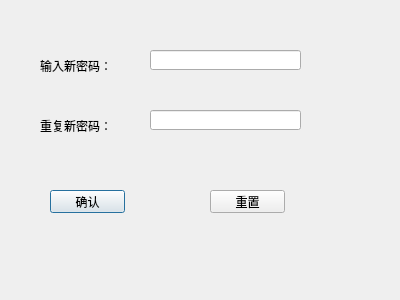
<?xml version="1.0" encoding="UTF-8"?>
<ui version="4.0">
 <class>Dialog</class>
 <widget class="QDialog" name="Dialog">
  <property name="geometry">
   <rect>
    <x>0</x>
    <y>0</y>
    <width>400</width>
    <height>300</height>
   </rect>
  </property>
  <property name="windowTitle">
   <string>修改密码</string>
  </property>
  <widget class="QLabel" name="label">
   <property name="geometry">
    <rect>
     <x>40</x>
     <y>50</y>
     <width>81</width>
     <height>31</height>
    </rect>
   </property>
   <property name="text">
    <string>输入新密码：</string>
   </property>
  </widget>
  <widget class="QLabel" name="label_2">
   <property name="geometry">
    <rect>
     <x>40</x>
     <y>110</y>
     <width>81</width>
     <height>31</height>
    </rect>
   </property>
   <property name="text">
    <string>重复新密码：</string>
   </property>
  </widget>
  <widget class="QLineEdit" name="newpwd_btn">
   <property name="geometry">
    <rect>
     <x>150</x>
     <y>50</y>
     <width>151</width>
     <height>20</height>
    </rect>
   </property>
  </widget>
  <widget class="QLineEdit" name="repeat_btn">
   <property name="geometry">
    <rect>
     <x>150</x>
     <y>110</y>
     <width>151</width>
     <height>20</height>
    </rect>
   </property>
  </widget>
  <widget class="QPushButton" name="newpwd_le">
   <property name="geometry">
    <rect>
     <x>50</x>
     <y>190</y>
     <width>75</width>
     <height>23</height>
    </rect>
   </property>
   <property name="text">
    <string>确认</string>
   </property>
  </widget>
  <widget class="QPushButton" name="resetpwd_le">
   <property name="geometry">
    <rect>
     <x>210</x>
     <y>190</y>
     <width>75</width>
     <height>23</height>
    </rect>
   </property>
   <property name="text">
    <string>重置</string>
   </property>
  </widget>
 </widget>
 <resources/>
 <connections>
  <connection>
   <sender>newpwd_le</sender>
   <signal>clicked()</signal>
   <receiver>Dialog</receiver>
   <slot>newpwd_slot()</slot>
   <hints>
    <hint type="sourcelabel">
     <x>103</x>
     <y>200</y>
    </hint>
    <hint type="destinationlabel">
     <x>98</x>
     <y>325</y>
    </hint>
   </hints>
  </connection>
  <connection>
   <sender>resetpwd_le</sender>
   <signal>clicked()</signal>
   <receiver>Dialog</receiver>
   <slot>resetpwd_slot()</slot>
   <hints>
    <hint type="sourcelabel">
     <x>253</x>
     <y>202</y>
    </hint>
    <hint type="destinationlabel">
     <x>469</x>
     <y>207</y>
    </hint>
   </hints>
  </connection>
 </connections>
 <slots>
  <slot>newpwd_slot()</slot>
  <slot>resetpwd_slot()</slot>
 </slots>
</ui>
